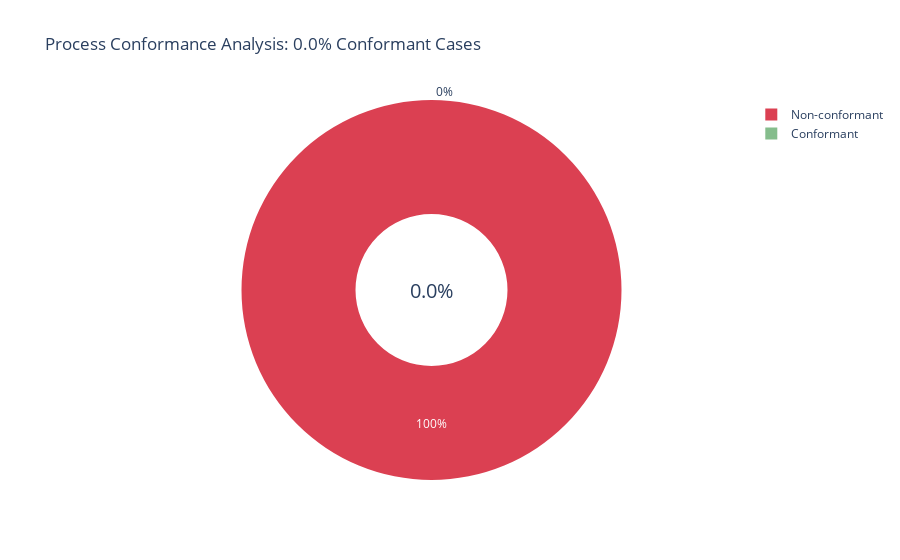

The cell this chart's notebook holds for it:
### Code cell
# 8. Process Conformance Analysis
# -----------------------------

# Define the expected process (simplified for this example)
expected_sequence = [
    'Declaration SUBMITTED by EMPLOYEE',
    'Declaration APPROVED by ADMINISTRATION',
    'Declaration APPROVED by SUPERVISOR',
    'Request Payment',
    'Payment Handled'
]

# Check for each case if it follows the expected sequence
conformance_results = []

for case_id in df['case:id'].unique():
    case_activities = df[df['case:id'] == case_id].sort_values('time:timestamp')['concept:name'].tolist()
    
    # Check if all expected activities are present in the correct order
    expected_idx = 0
    conforms = True
    missing_activities = []
    
    for activity in case_activities:
        if expected_idx < len(expected_sequence) and activity == expected_sequence[expected_idx]:
            expected_idx += 1
    
    # If we didn't go through all expected activities, mark as non-conformant
    if expected_idx < len(expected_sequence):
        conforms = False
        missing_activities = expected_sequence[expected_idx:]
    
    conformance_results.append({
        'case_id': case_id,
        'conforms': conforms,
        'missing_activities': missing_activities if not conforms else []
    })

# Convert to DataFrame
conformance_df = pd.DataFrame(conformance_results)

# Calculate conformance rate
conformance_rate = conformance_df['conforms'].mean() * 100

# Create pie chart for conformance
labels = ['Conformant', 'Non-conformant']
values = [
    conformance_df['conforms'].sum(),
    len(conformance_df) - conformance_df['conforms'].sum()
]

fig = go.Figure(data=[go.Pie(
    labels=labels,
    values=values,
    hole=.4,
    marker_colors=['rgb(133, 189, 140)', 'rgb(219, 64, 82)']
)])

fig.update_layout(
    title_text=f'Process Conformance Analysis: {conformance_rate:.1f}% Conformant Cases',
    annotations=[dict(text=f'{conformance_rate:.1f}%', x=0.5, y=0.5, font_size=20, showarrow=False)]
)
fig.show()

### Figure 1 — Plotly figure (JSON) as saved in the notebook; plotly's stock layout.template omitted (floating-point values rounded to 4 significant figures)
{"data": [{"hole": 0.4, "labels": ["Conformant", "Non-conformant"], "marker": {"colors": ["rgb(133, 189, 140)", "rgb(219, 64, 82)"]}, "type": "pie", "values": [0, 10500]}], "layout": {"annotations": [{"font": {"size": 20}, "showarrow": false, "text": "0.0%", "x": 0.5, "y": 0.5}], "title": {"text": "Process Conformance Analysis: 0.0% Conformant Cases"}}}
